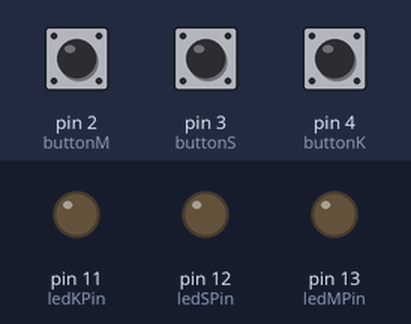
This sketch was run on a simulated Arduino Uno, built with avr-gcc and run on an emulated ATmega328P. Shown: output pins drawn as LEDs (lit = HIGH). The test bench sets the inputs (shaded band); at power-on: pin 2 (buttonM) LOW, pin 3 (buttonS) LOW, pin 4 (buttonK) LOW.

Above: at 1.2 s.
1.3 s: pin 2 (buttonM) pulled HIGH for 0.15 s
At 2.0 s:
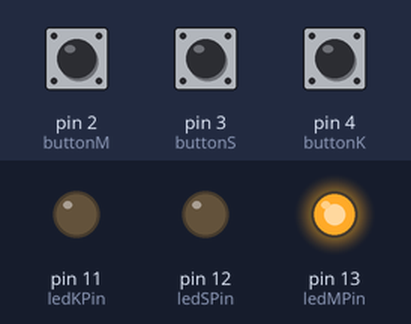
4.4 s: pin 3 (buttonS) pulled HIGH for 3.2 s
At 7.0 s:
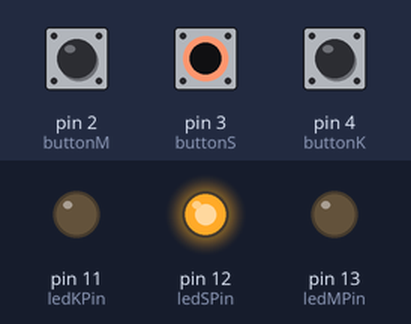
9.1 s: pin 4 (buttonK) pulled HIGH for 3.2 s
At 12.0 s:
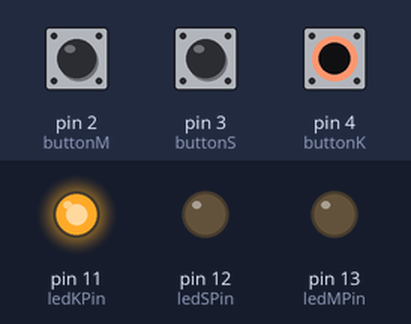
13.8 s: pin 2 (buttonM) pulled HIGH for 3.2 s
At 17.0 s:
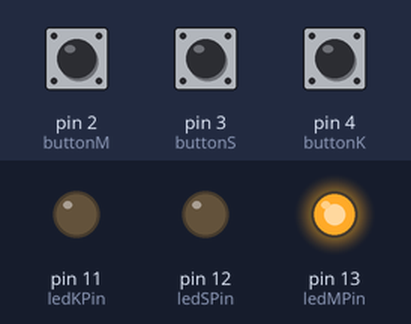
Timing chart, 0 to 22.8 s (numbered marks = the images above; inputs shaded):
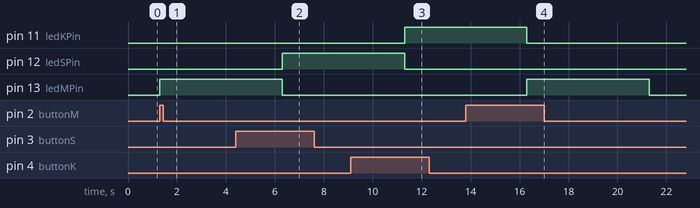

The sketch:

Tinker____aka_devresi___1.ino
```cpp
int ledMPin = 13;
int ledSPin = 12;
int ledKPin = 11;
bool buttonMDurum = 0;
bool buttonSDurum = 0;
bool buttonKDurum = 0;
int buttonM = 2;
int buttonS = 3;
int buttonK = 4;

void setup()
{
  pinMode(ledMPin, OUTPUT);
  pinMode(ledSPin, OUTPUT);
  pinMode(ledKPin, OUTPUT);
  pinMode(buttonM, INPUT);
  pinMode(buttonS, INPUT);
  pinMode(buttonK, INPUT);
}

void loop()
{
  buttonMDurum = digitalRead(buttonM);
  if (buttonMDurum == 1)
  {
    digitalWrite(ledMPin , HIGH);
    delay(5000);
    digitalWrite(ledMPin , LOW);
  }

  buttonSDurum = digitalRead(buttonS);
  if (buttonSDurum == 1)
  {
    digitalWrite(ledSPin , HIGH);
    delay(5000);
    digitalWrite(ledSPin , LOW);

  }

  buttonKDurum = digitalRead(buttonK);
  if (buttonKDurum == 1)
  {
    digitalWrite(ledKPin , HIGH);
    delay(5000);
    digitalWrite(ledKPin , LOW);
  }
}
```

Measured:
- after the input at 1.3 s, pin 13 (ledMPin): LOW → HIGH at once
- after the input at 4.4 s, pin 12 (ledSPin): LOW → HIGH after 1.9 s
- after the input at 9.1 s, pin 11 (ledKPin): LOW → HIGH after 2.2 s
- after the input at 13.8 s, pin 13 (ledMPin): LOW → HIGH after 2.5 s, → LOW 5.0 s later
